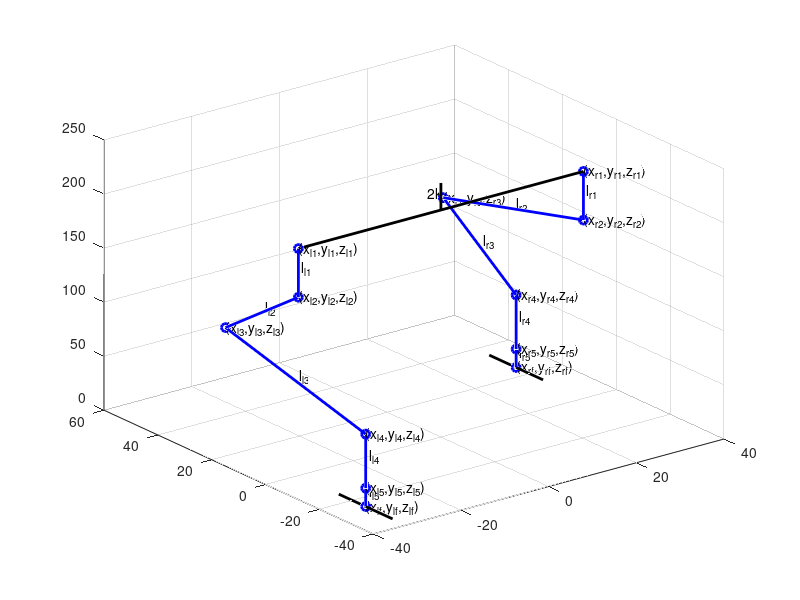

The MATLAB script that drew this image:
 xr1 = 32.500000; yr1 = 0.000000; zr1 = 210.000000;  
 xr2 = 32.500000; yr2 = 0.000000; zr2 = 165.000000;
 xr3 = 32.500000; yr3 = 52.070812; zr3 = 126.094595; 
 xr4 = 32.500000; yr4 = 25.000000; zr4 = 67.000000;
 xr5 = 32.500000; yr5 = 25.000000; zr5 = 17.000000;  
 xrf = 32.500000; yrf = 25.000000; zrf = 0.000000;
 xl1 = -32.500000; yl1 = 0.000000; zl1 = 210.000000;  
 xl2 = -32.500000; yl2 = 0.000000; zl2 = 165.000000;
 xl3 = -32.500000; yl3 = 27.070812; zl3 = 105.905405; 
 xl4 = -32.500000; yl4 = -25.000000; zl4 = 67.000000;
 xl5 = -32.500000; yl5 = -25.000000; zl5 = 17.000000;
 xlf = -32.500000; ylf = -25.000000; zlf = 0.000000;
 lrx1 = (xr1+xr2)/2; lrx2 =(xr2+xr3)/2; lrx3 = (xr3+xr4)/2; lrx4 =(xr4+xr5)/2 ; lrx5 =(xr5+xrf)/2;
 lry1 = (yr1+yr2)/2; lry2 =(yr2+yr3)/2; lry3 = (yr3+yr4)/2; lry4 =(yr4+yr5)/2 ; lry5 =(yr5+yrf)/2;
 lrz1 = (zr1+zr2)/2; lrz2 =(zr2+zr3)/2; lrz3 = (zr3+zr4)/2; lrz4 =(zr4+zr5)/2 ; lrz5 =(zr5+zrf)/2;
 llx1 = (xl1+xl2)/2; llx2 =(xl2+xl3)/2; llx3 = (xl3+xl4)/2; llx4 =(xl4+xl5)/2 ; llx5 =(xl5+xlf)/2;
 lly1 = (yl1+yl2)/2; lly2 =(yl2+yl3)/2; lly3 = (yl3+yl4)/2; lly4 =(yl4+yl5)/2 ; lly5 =(yl5+ylf)/2;
 llz1 = (zl1+zl2)/2; llz2 =(zl2+zl3)/2; llz3 = (zl3+zl4)/2; llz4 =(zl4+zl5)/2 ; llz5 =(zl5+zlf)/2;
 txxt1= {'(x_{r1},y_{r1},z_{r1})','(x_{r2},y_{r2},z_{r2})','(x_{r3},y_{r3},z_{r3})','(x_{r4},y_{r4},z_{r4})','(x_{r5},y_{r5},z_{r5})','(x_{rf},y_{rf},z_{rf})'};
 txxt2= {'(x_{l1},y_{l1},z_{l1})','(x_{l2},y_{l2},z_{l2})','(x_{l3},y_{l3},z_{l3})','(x_{l4},y_{l4},z_{l4})','(x_{l5},y_{l5},z_{l5})','(x_{lf},y_{lf},z_{lf})'};
plot3([xr1,xr2,xr3,xr4,xr5,xrf],[yr1,yr2,yr3,yr4,yr5,yrf],[zr1,zr2,zr3,zr4,zr5,zrf],'LineWidth',2,'Color','b','Marker','o');
hold on;
plot3([xl1,xl2,xl3,xl4,xl5,xlf],[yl1,yl2,yl3,yl4,yl5,ylf],[zl1,zl2,zl3,zl4,zl5,zlf],'LineWidth',2,'Color','b','Marker','o');
hold on;
plot3([xrf,xrf,xrf],[yrf-10,yrf,yrf+10],[zrf,zrf,zrf],'LineWidth',2,'Color','k');
hold on;
plot3([xlf,xlf,xlf],[ylf-10,ylf,ylf+10],[zlf,zlf,zlf],'LineWidth',2,'Color','k');
hold on;
plot3([xl1,xr1],[yl1,yr1],[zl1,zr1],'LineWidth',2,'Color','k');
hold on;
grid on;
plot3([(xl1+xr1)/2,(xl1+xr1)/2],[(yl1+yr1)/2,(yl1+yr1)/2],[(zl1+zr1)/2 ,(zl1+zr1)/2 + 25],'LineWidth',2,'Color','k');
text([xr1,xr2,xr3,xr4,xr5,xrf],[yr1,yr2,yr3,yr4,yr5,yrf],[zr1,zr2,zr3,zr4,zr5,zrf],txxt1);
text([xl1,xl2,xl3,xl4,xl5,xlf],[yl1,yl2,yl3,yl4,yl5,ylf],[zl1,zl2,zl3,zl4,zl5,zlf],txxt2);
text([(xl1+xr1)/2],[(yl1+yr1)/2+5],[(zl1+zr1)/2 + 10],'2k');
txxt3={'l_{r1}','l_{r2}','l_{r3}','l_{r4}','l_{r5}'};
txxt4={'l_{l1}','l_{l2}','l_{l3}','l_{l4}','l_{l5}'};
text([lrx1+2,lrx2+2,lrx3+2,lrx4+2,lrx5+2],[lry1+2,lry2+2,lry3+2,lry4+2,lry5+2],[lrz1,lrz2,lrz3,lrz4,lrz5],txxt3);
text([llx1+2,llx2+2,llx3+2,llx4+2,llx5+2],[lly1+2,lly2+2,lly3+2,lly4+2,lly5+2],[llz1,llz2,llz3,llz4,llz5],txxt4);